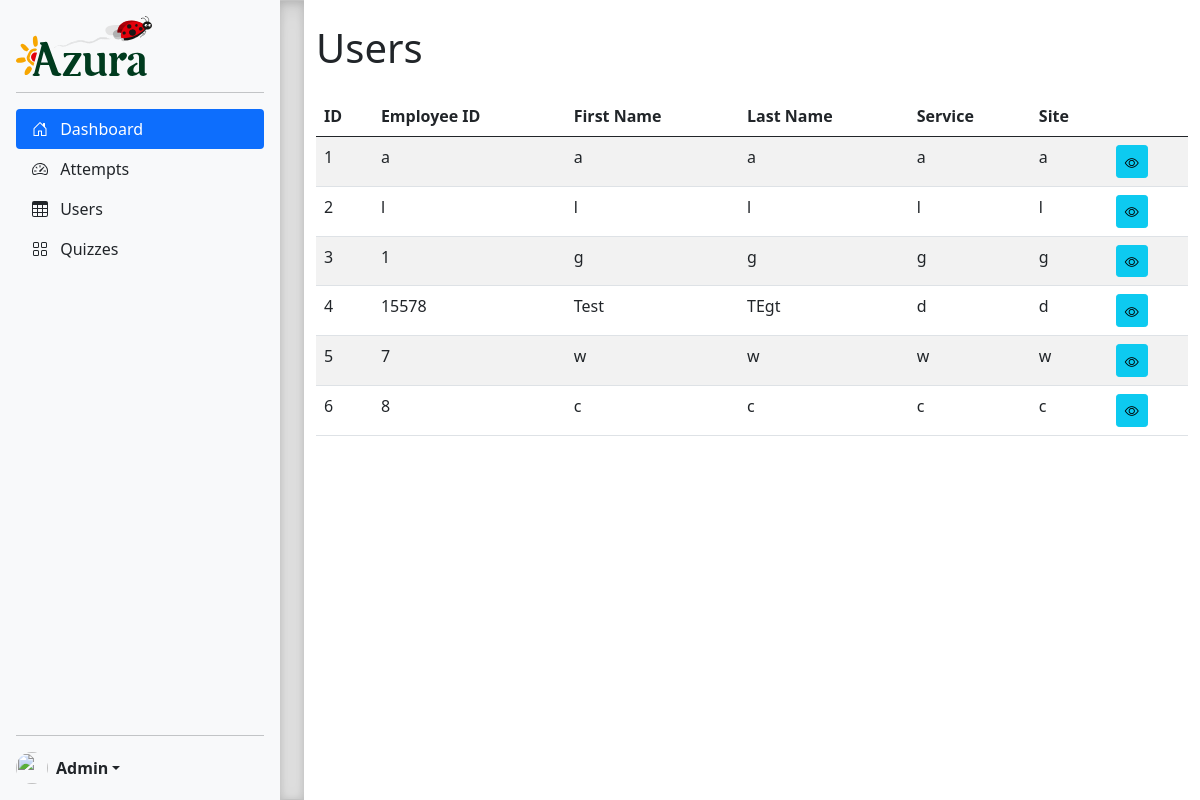
The page /admin/users on the database as committed earlier.
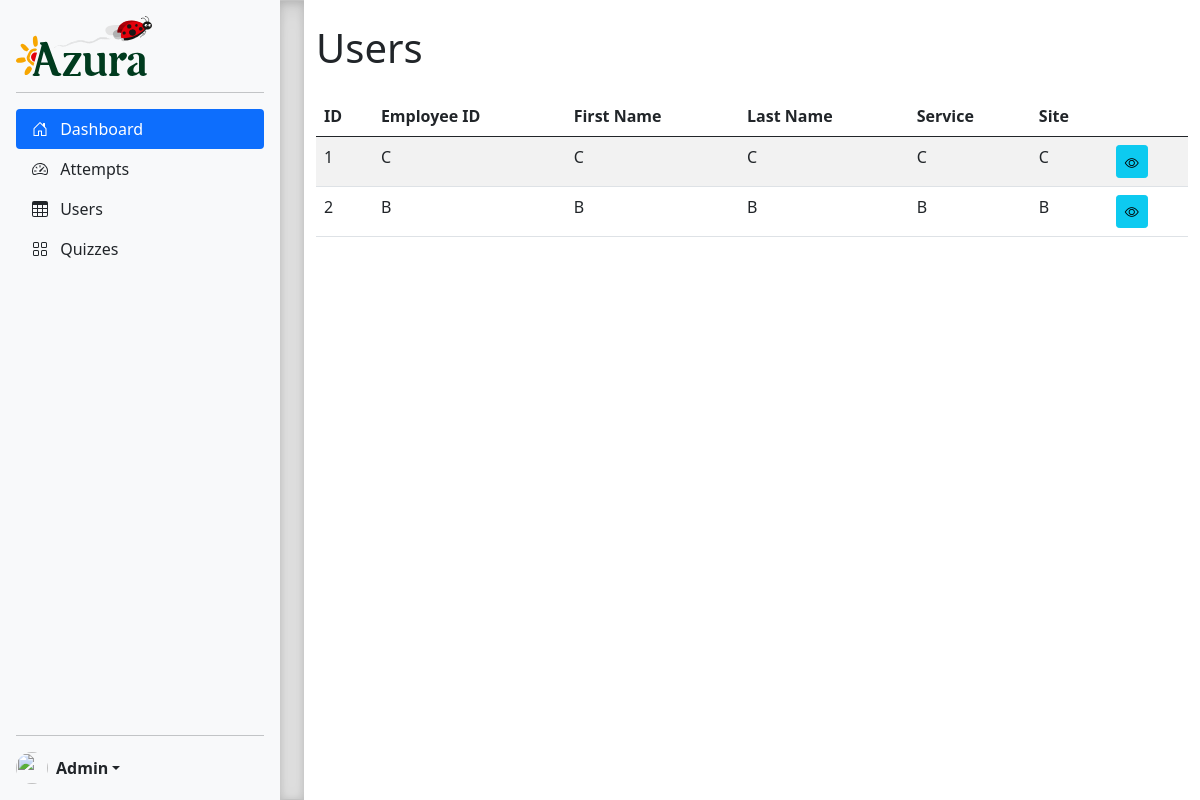
The same page on the database as committed later.
### models.py (models this page shows, shortened)
class User(db.Model, UserMixin):
    __tablename__ = 'Users'
    id = db.Column(db.Integer, primary_key=True, autoincrement=True)
    emp_id = db.Column(db.String, nullable=False)
    cin = db.Column(db.String, nullable=False)
    first_name = db.Column(db.String, nullable=False)
    last_name = db.Column(db.String, nullable=False)
    service = db.Column(db.String, nullable=False)
    site = db.Column(db.String, nullable=False)
    password = db.Column(db.String, nullable=False)

### admin.py (the view)
@admin_bp.route('/users')
def view_users():
    users = User.query.all()
    return render_template('admin/view_users.html', users=users)

### app.py (called while the page is built)
@app.before_request
def set_default_language():
    if 'language' not in session:
        session['language'] = 'fr'

### templates/admin/view_users.html (shortened to what this page needs)
{% extends "admin/sidebar.html" %} {% block title %}Users{% endblock %} {% block
content %}
<div class="container mt-4">
  <h1 class="mb-4">Users</h1>
  <table class="table table-striped">
    <thead>
      <tr>
        <th>ID</th>
        <th>Employee ID</th>
        <th>First Name</th>
        <th>Last Name</th>
        <th>Service</th>
        <th>Site</th>
        <th></th>
      </tr>
    </thead>
    <tbody>
      {% for user in users %}
      <tr>
        <td>{{ user.id }}</td>
        <td>{{ user.emp_id }}</td>
        <td>{{ user.first_name }}</td>
        <td>{{ user.last_name }}</td>
        <td>{{ user.service }}</td>
        <td>{{ user.site }}</td>
        <td>
          <a
            href="#"
            class="btn btn-info btn-sm"
            data-bs-toggle="modal"
            data-bs-target="#userModal{{ user.id }}"
            ><i class="bi bi-eye"></i
          ></a>
        </td>
      </tr>
      {% endfor %}
    </tbody>
  </table>
</div>
{% endblock %}

Rows that differ between the two databases and show on the page:
removed User: id "3", emp_id "1", first_name "g", last_name "g", service "g", site "g"
removed User: id "4", emp_id "15578", first_name "Test", last_name "TEgt", service "d", site "d"
removed User: id "5", emp_id "7", first_name "w", last_name "w", service "w", site "w"
removed User: id "6", emp_id "8", first_name "c", last_name "c", service "c", site "c"
changed User id 1: emp_id "a" → "C"; first_name "a" → "C"; last_name "a" → "C"; service "a" → "C"; site "a" → "C"
changed User id 2: emp_id "l" → "B"; first_name "l" → "B"; last_name "l" → "B"; service "l" → "B"; site "l" → "B"
